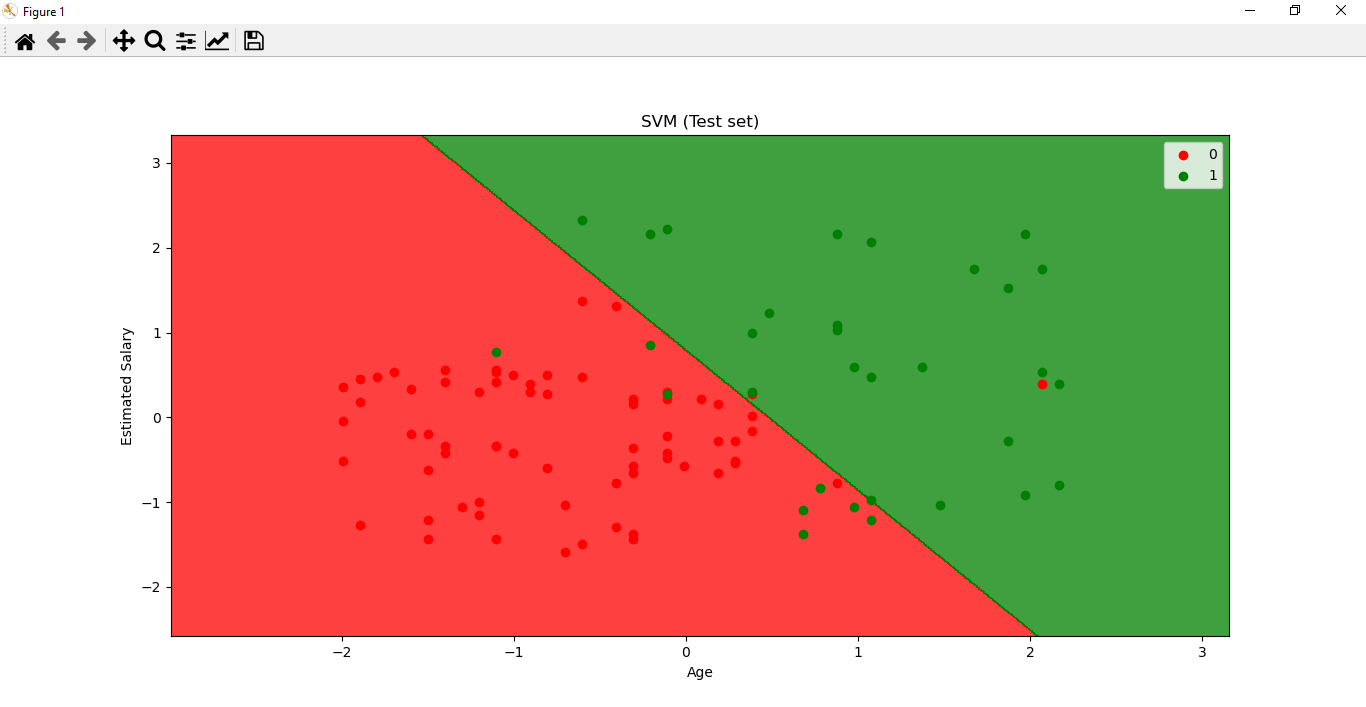

Python code for this plot:
# Support Vector Machine (SVM)

# Importing the libraries
import numpy as np
import matplotlib.pyplot as plt
import pandas as pd

# Importing the dataset
dataset = pd.read_csv('Social_Network_Ads.csv')
X = dataset.iloc[:, [2, 3]].values
y = dataset.iloc[:, 4].values

# Splitting the dataset into the Training set and Test set
from sklearn.model_selection import train_test_split
X_train, X_test, y_train, y_test = train_test_split(X, y, test_size = 0.25, random_state = 0)

# Feature Scaling
from sklearn.preprocessing import StandardScaler
sc = StandardScaler()
X_train = sc.fit_transform(X_train)
X_test = sc.transform(X_test)

# Fitting SVM to the Training set
from sklearn.svm import SVC
classifier = SVC(kernel = 'linear', random_state = 0)
classifier.fit(X_train, y_train)

# Predicting the Test set results
y_pred = classifier.predict(X_test)

# Making the Confusion Matrix
from sklearn.metrics import confusion_matrix
cm = confusion_matrix(y_test, y_pred)

"""# Visualising the Training set results
from matplotlib.colors import ListedColormap
X_set, y_set = X_train, y_train
X1, X2 = np.meshgrid(np.arange(start = X_set[:, 0].min() - 1, stop = X_set[:, 0].max() + 1, step = 0.01),
                     np.arange(start = X_set[:, 1].min() - 1, stop = X_set[:, 1].max() + 1, step = 0.01))
plt.contourf(X1, X2, classifier.predict(np.array([X1.ravel(), X2.ravel()]).T).reshape(X1.shape),
             alpha = 0.75, cmap = ListedColormap(('red', 'green')))
plt.xlim(X1.min(), X1.max())
plt.ylim(X2.min(), X2.max())
for i, j in enumerate(np.unique(y_set)):
    plt.scatter(X_set[y_set == j, 0], X_set[y_set == j, 1],
                c = ListedColormap(('red', 'green'))(i), label = j)
plt.title('SVM (Training set)')
plt.xlabel('Age')
plt.ylabel('Estimated Salary')
plt.legend()
plt.show()"""

# Visualising the Test set results
from matplotlib.colors import ListedColormap
X_set, y_set = X_test, y_test
X1, X2 = np.meshgrid(np.arange(start = X_set[:, 0].min() - 1, stop = X_set[:, 0].max() + 1, step = 0.01),
                     np.arange(start = X_set[:, 1].min() - 1, stop = X_set[:, 1].max() + 1, step = 0.01))
plt.contourf(X1, X2, classifier.predict(np.array([X1.ravel(), X2.ravel()]).T).reshape(X1.shape),
             alpha = 0.75, cmap = ListedColormap(('red', 'green')))
plt.xlim(X1.min(), X1.max())
plt.ylim(X2.min(), X2.max())
for i, j in enumerate(np.unique(y_set)):
    plt.scatter(X_set[y_set == j, 0], X_set[y_set == j, 1],
                c = ListedColormap(('red', 'green'))(i), label = j)
plt.title('SVM (Test set)')
plt.xlabel('Age')
plt.ylabel('Estimated Salary')
plt.legend()
plt.show()
